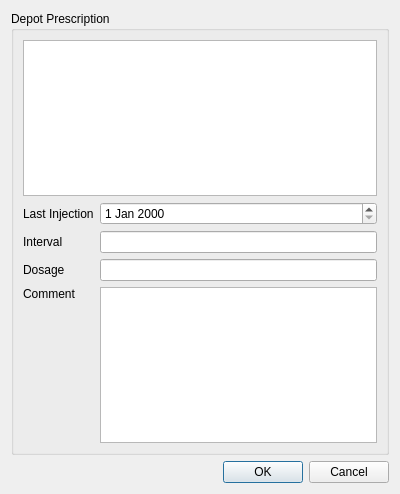
<?xml version="1.0" encoding="UTF-8"?>
<ui version="4.0">
 <class>DepotDrugDialog</class>
 <widget class="QDialog" name="DepotDrugDialog">
  <property name="geometry">
   <rect>
    <x>0</x>
    <y>0</y>
    <width>400</width>
    <height>494</height>
   </rect>
  </property>
  <property name="windowTitle">
   <string>Dialog</string>
  </property>
  <layout class="QVBoxLayout" name="verticalLayout_3">
   <item>
    <widget class="QGroupBox" name="groupBox">
     <property name="title">
      <string>Depot Prescription</string>
     </property>
     <layout class="QVBoxLayout" name="verticalLayout_2">
      <item>
       <widget class="QTableView" name="m_data"/>
      </item>
      <item>
       <layout class="QGridLayout" name="gridLayout">
        <item row="0" column="0">
         <widget class="QLabel" name="label">
          <property name="text">
           <string>Last Injection</string>
          </property>
         </widget>
        </item>
        <item row="0" column="1">
         <widget class="QDateEdit" name="lastInjection"/>
        </item>
        <item row="1" column="0">
         <widget class="QLabel" name="label_2">
          <property name="text">
           <string>Interval</string>
          </property>
         </widget>
        </item>
        <item row="1" column="1">
         <widget class="QLineEdit" name="dosage"/>
        </item>
        <item row="2" column="0">
         <widget class="QLabel" name="label_3">
          <property name="text">
           <string>Dosage</string>
          </property>
         </widget>
        </item>
        <item row="2" column="1">
         <widget class="QLineEdit" name="interval"/>
        </item>
        <item row="3" column="0">
         <layout class="QVBoxLayout" name="verticalLayout">
          <item>
           <widget class="QLabel" name="label_4">
            <property name="text">
             <string>Comment</string>
            </property>
           </widget>
          </item>
          <item>
           <spacer name="verticalSpacer">
            <property name="orientation">
             <enum>Qt::Vertical</enum>
            </property>
            <property name="sizeHint" stdset="0">
             <size>
              <width>20</width>
              <height>40</height>
             </size>
            </property>
           </spacer>
          </item>
         </layout>
        </item>
        <item row="3" column="1">
         <widget class="QPlainTextEdit" name="comment"/>
        </item>
       </layout>
      </item>
     </layout>
     <zorder>m_data</zorder>
     <zorder></zorder>
     <zorder>comment</zorder>
     <zorder></zorder>
    </widget>
   </item>
   <item>
    <widget class="QDialogButtonBox" name="buttonBox">
     <property name="orientation">
      <enum>Qt::Horizontal</enum>
     </property>
     <property name="standardButtons">
      <set>QDialogButtonBox::Cancel|QDialogButtonBox::Ok</set>
     </property>
    </widget>
   </item>
  </layout>
  <zorder>groupBox</zorder>
  <zorder>buttonBox</zorder>
  <zorder>comment</zorder>
  <zorder>label_4</zorder>
  <zorder>verticalSpacer</zorder>
  <zorder>dosage</zorder>
 </widget>
 <resources/>
 <connections>
  <connection>
   <sender>buttonBox</sender>
   <signal>accepted()</signal>
   <receiver>DepotDrugDialog</receiver>
   <slot>accept()</slot>
   <hints>
    <hint type="sourcelabel">
     <x>248</x>
     <y>254</y>
    </hint>
    <hint type="destinationlabel">
     <x>157</x>
     <y>274</y>
    </hint>
   </hints>
  </connection>
  <connection>
   <sender>buttonBox</sender>
   <signal>rejected()</signal>
   <receiver>DepotDrugDialog</receiver>
   <slot>reject()</slot>
   <hints>
    <hint type="sourcelabel">
     <x>316</x>
     <y>260</y>
    </hint>
    <hint type="destinationlabel">
     <x>286</x>
     <y>274</y>
    </hint>
   </hints>
  </connection>
 </connections>
</ui>
